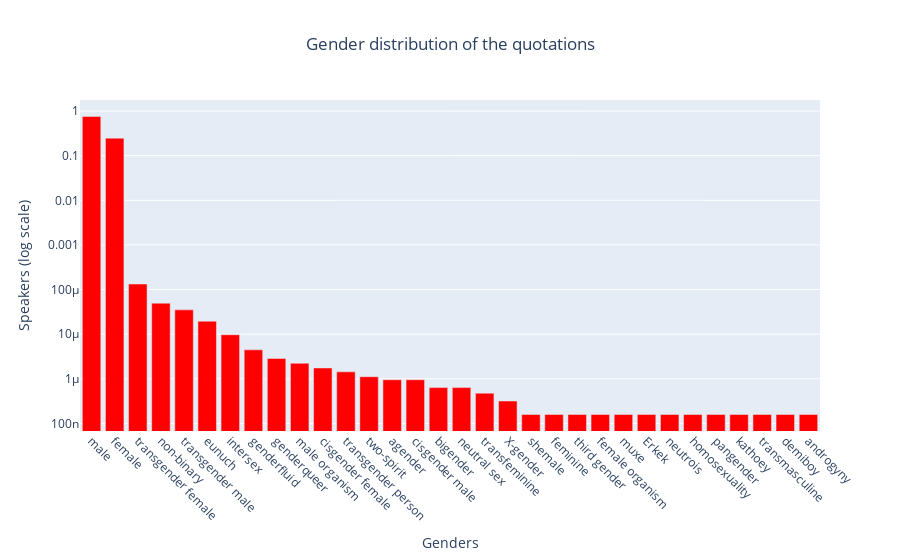

This figure's notebook cell:
### Code cell
trace_genders = go.Bar(x = df_genders.index, y = df_genders['genders'], marker_color = colors[0])

my_layout = {
    'title': 'Gender distribution of the quotations',
    'xaxis': {'title': 'Genders'},
    'yaxis': {'title': 'Speakers (log scale)'},
    }

fig = go.Figure()
fig.add_trace(trace_genders)
fig.update_layout(my_layout)
fig.update_layout(title_x = 0.5)
fig.update_yaxes(type = "log")
fig.update_xaxes(tickangle = 45)

fig.show()

### Figure 1 — Plotly figure (JSON) as saved in the notebook; plotly's stock layout.template omitted (floating-point values rounded to 4 significant figures)
{"data": [{"marker": {"color": "#FF0000"}, "type": "bar", "x": ["male", "female", "transgender female", "non-binary", "transgender male", "eunuch", "intersex", "genderfluid", "genderqueer", "male organism", "cisgender female", "transgender person", "two-spirit", "agender", "cisgender male", "bigender", "neutral sex", "transfeminine", "X-gender", "shemale", "feminine", "third gender", "female organism", "muxe", "Erkek", "neutrois", "homosexuality", "pangender", "kathoey", "transmasculine", "demiboy", "androgyny"], "y": [0.753, 0.2468, 0.0001329, 4.961e-05, 3.514e-05, 1.956e-05, 9.7e-06, 4.452e-06, 2.862e-06, 2.226e-06, 1.749e-06, 1.431e-06, 1.113e-06, 9.541e-07, 9.541e-07, 6.361e-07, 6.361e-07, 4.771e-07, 3.18e-07, 1.59e-07, 1.59e-07, 1.59e-07, 1.59e-07, 1.59e-07, 1.59e-07, 1.59e-07, 1.59e-07, 1.59e-07, 1.59e-07, 1.59e-07, 1.59e-07, 1.59e-07]}], "layout": {"title": {"text": "Gender distribution of the quotations", "x": 0.5}, "xaxis": {"tickangle": 45, "title": {"text": "Genders"}}, "yaxis": {"title": {"text": "Speakers (log scale)"}, "type": "log"}}}
